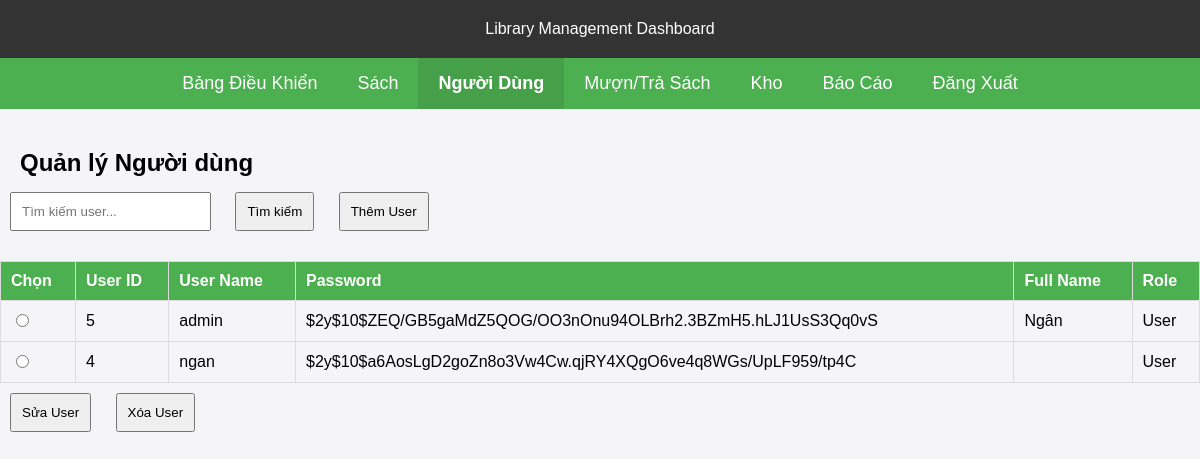
Page /User/users.php (signed in) on the committed database.
### tables this page shows
CREATE TABLE `Users` (
  `UserID` int(11) NOT NULL,
  `Username` varchar(50) NOT NULL,
  `Password` varchar(255) NOT NULL,
  `FullName` varchar(100) DEFAULT NULL,
  `Role` enum('Admin','Librarian','User') DEFAULT 'User'
);

### User/users.php (the view, shortened to what this page needs)
<?php
$servername = "localhost";
$username = "root";
$password = "";
$dbname = "library_management";
$conn = new mysqli($servername, $username, $password, $dbname);
mysqli_set_charset($conn, 'utf8');
$search = '';
$usersQuery = "SELECT * FROM Users";
$usersResult = $conn->query($usersQuery);
?>
<!DOCTYPE html>
<html lang="vi">
<head>
</head>
<body>
    <div class="navbar">
        Library Management Dashboard
    </div>
  <div class="menu">
    <a href="../dashboard.php">Bảng Điều Khiển</a>
    <a  href="../Book/books.php">Sách</a>
    <a class="active" href="../User/users.php">Người Dùng</a>
    <a href="../Loan/loans.php">Mượn/Trả Sách</a>
    <a href="../Book/inventory.php">Kho</a>
    <a href="../Report/reports.php">Báo Cáo</a>
    <a href="../logout.php">Đăng Xuất</a>
</div>
    <h2>Quản lý Người dùng</h2>
    <form method="POST" action="users.php" style="display: inline;">
        <input type="text" name="search" placeholder="Tìm kiếm user..." value="<?php echo htmlspecialchars($search); ?>">
        <button type="submit" name="submit_search">Tìm kiếm</button>
    </form>
    <form method="POST" action="user_add.php" style="display: inline;">
        <button type="submit">Thêm User</button>
    </form>
    <form method="post" action="users.php" style="display: inline;">
        <table>
            <thead>
                <tr>
                    <th>Chọn</th>
                    <th>User ID</th>
                    <th>User Name</th>
                    <th>Password</th>
                    <th>Full Name</th>
                    <th>Role</th>
                </tr>
            </thead>
            <tbody>
                <?php
                if (isset($usersResult) && $usersResult->num_rows > 0) {
                    while ($row = $usersResult->fetch_assoc()) {
                        echo "<tr>
                            <td><input type='radio' name='UserID' value='" . htmlspecialchars($row['UserID']) . "' required></td>
                            <td>" . htmlspecialchars($row['UserID'] ?? '') . "</td>
                            <td>" . htmlspecialchars($row['Username'] ?? '') . "</td>
                            <td>" . htmlspecialchars($row['Password'] ?? '') . "</td>
                            <td>" . htmlspecialchars($row['FullName'] ?? '') . "</td>
                            <td>" . htmlspecialchars($row['Role'] ?? '') . "</td>
                        </tr>";
                    }
                } else {
                    echo "<tr><td colspan='6'>Không Có User nào.</td></tr>";
                }
                ?>
            </tbody>
        </table>
        <button type="button" class="editButton" onclick="setEditUser();">Sửa User</button>
        <button type="submit" name="delete" onclick="return confirmDelete();">Xóa User</button>
    </form>
</body>
</html>

### User/users.php (style rules this page uses)
body { font-family: Arial, sans-serif; background-color: #f4f4f9; margin: 0 auto; padding: 0px; }
.navbar { background-color: #333; color: white; padding: 20px; text-align: center; font-size: 16px; }
h2 { padding: 20px; margin-bottom: -15px; }
.menu { display: flex; justify-content: center; background-color: #4CAF50; }
.menu a { padding: 15px 20px; text-decoration: none; font-size: 18px; color: white; transition: background-color 0.3s; }
.menu a:hover, .menu a.active { background-color: #45a049; font-weight: bold; }
input[type="text"], button { padding: 10px; margin: 10px; }
button[type="submit"] { margin-right: 10px; }
table { width: 100%; border-collapse: collapse; margin-top: 20px; }
table, th, td { border: 1px solid #ddd; }
th, td { padding: 10px; text-align: left; }
th { background-color: #4CAF50; color: white; }

### rows in the picture
users: UserID "5", Username "admin", Password "$2y$10$ZEQ/GB5gaMdZ5QOG/OO3nOnu94OLBrh2.3BZmH5.hLJ1UsS3Qq0vS", FullName "Ngân", Role "User"
users: UserID "4", Username "ngan", Password "$2y$10$a6AosLgD2goZn8o3Vw4Cw.qjRY4XQgO6ve4q8WGs/UpLF959/tp4C", Role "User"
